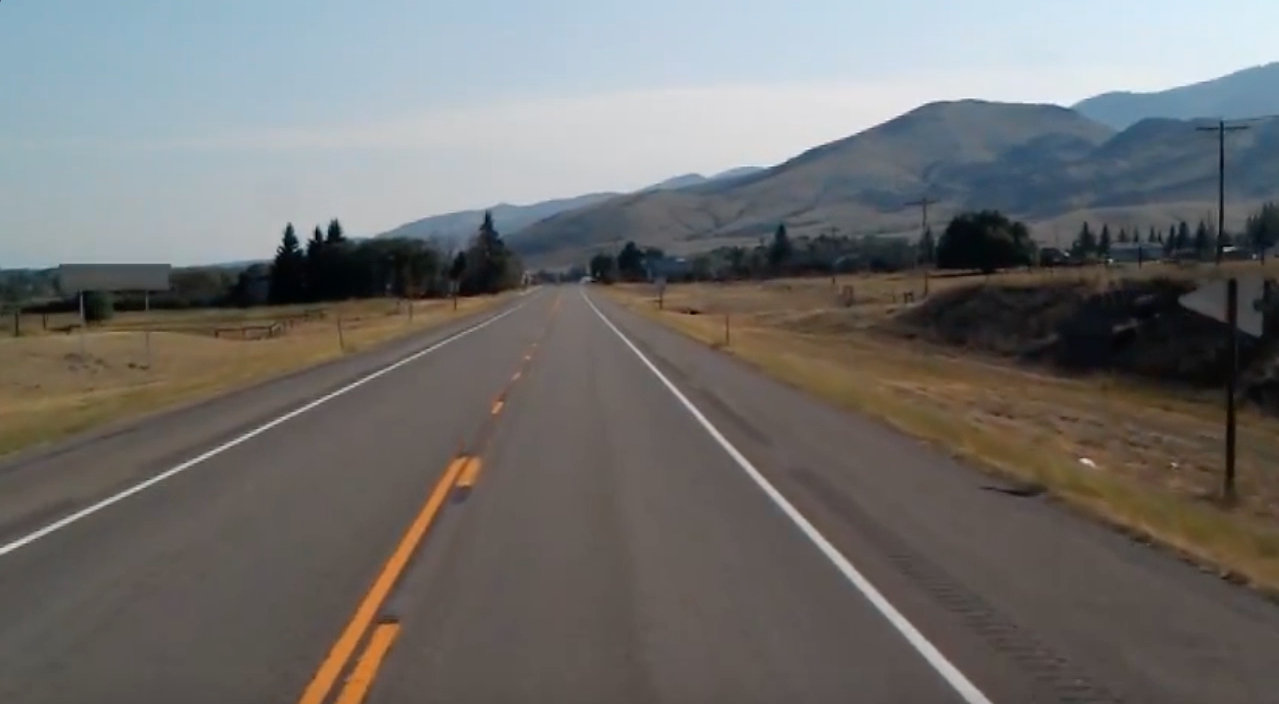
#> input picture Rohan/Images/test_image.jpg, 1279 x 704 px, found by its file name
$ jupyter execute --allow-errors 'Lane Detection.ipynb'
#> lines starting #> are read from the running program, lines starting #| are printed output that depends on the picture; after the words box and inside, x2 and y2 are one past the last pixel; in counts of white or black regions, pixels touching at a corner belong together; pictures that were not available may be replaced by others from this repository, and a replacement may not be noted
[cell 1]
import cv2
import numpy as np

import matplotlib.pyplot as plt

[cell 2]
path = r'C:\Users\ROSHAN\Documents\GitHub\Lane-Detection\Images\test_image.jpg'

image = cv2.imread(path)
#> image is the input picture: shape (704, 1279, 3); mean B, G, R 109.7, 111.3, 112.3

cv2.imshow('result', image)
cv2.waitKey(0)

[cell 3]
#GrayScaling

lane_image = np.copy(image)

gray = cv2.cvtColor(lane_image, cv2.COLOR_RGB2GRAY)
cv2.imshow('result', gray)
cv2.waitKey(0)

[cell 4]
#Reducing Image Noise & Filtering (Gaussian blur)

blur = cv2.GaussianBlur(gray , (5,5), 0)
cv2.imshow('result', blur)
cv2.waitKey(0)

[cell 5]
#Canny edge detection itself applies gaussian filters

canny = cv2.Canny(blur ,50 , 150)
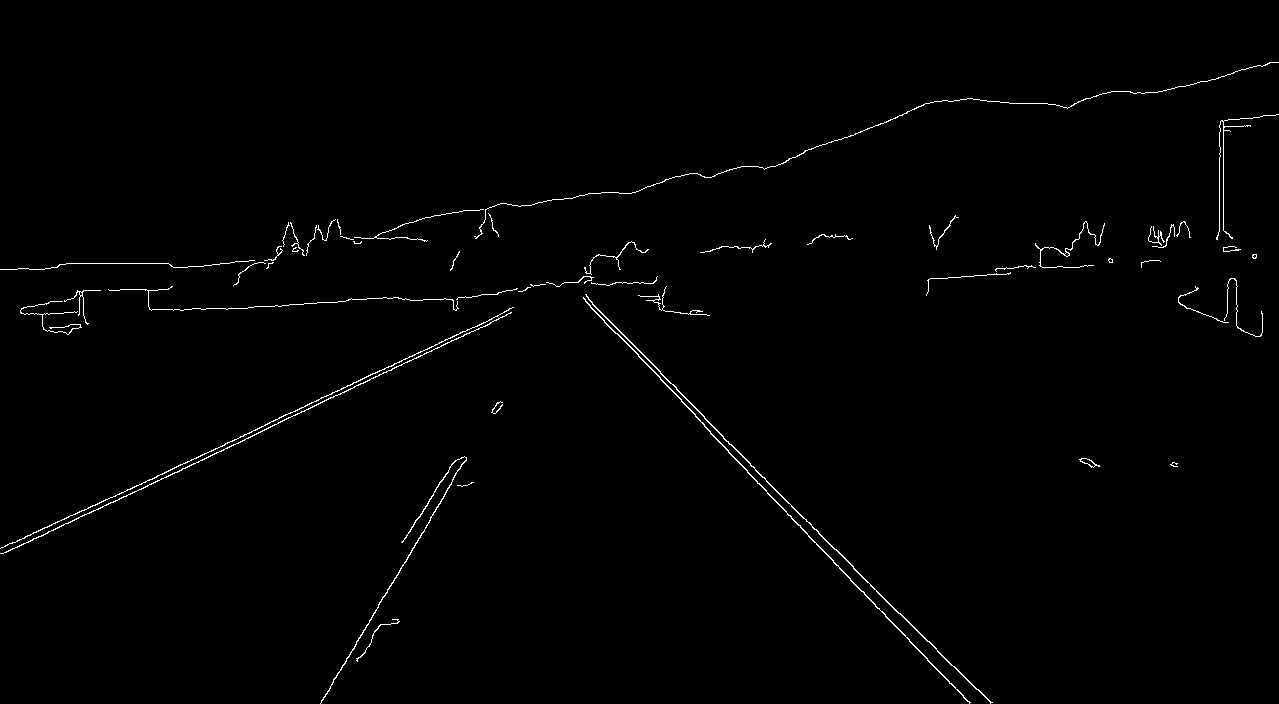
#> canny: shape (704, 1279); 0.91% white in thin lines or dots

cv2.imshow('result', canny)
cv2.waitKey(0)

[cell 6]
lane_image = np.copy(image)  #Ensure making copies when making arrays

[cell 7]
def canny(image):

    gray = cv2.cvtColor(image, cv2.COLOR_RGB2GRAY)
    blur = cv2.GaussianBlur(gray , (5,5), 0)
    canny = cv2.Canny(blur ,50 , 150)

    return canny

plt.imshow(canny(lane_image))
plt.show()

[cell 8]
canny1 = canny(lane_image)

[cell 9]
canny1

[cell 10]
def region_of_interest(image):

    height = image.shape[0]

    polygons = np.array([[(200, height),(1100 , height), (550 , 250)]])  #Creating a triangular mask

    mask = np.zeros_like(image)  #Black pixels

    cv2.fillPoly(mask , polygons , 255) #Fill mask with triangle dimensions as white(255)

    return mask

cv2.imshow('result', region_of_interest(canny1))
#> in region_of_interest, `cv2.fillPoly(mask , polygons , 255)`: mask: shape (704, 1279); 22.7% white; 1 white region, box (x1, y1, x2, y2) and area: (200, 250, 1100, 704) 204575
cv2.waitKey(0)

[cell 11]
def region_of_interest_masked(image):

    height = image.shape[0]

    polygons = np.array([[(200, height),(1100 , height), (550 , 250)]])  #Creating a triangular mask

    mask = np.zeros_like(image)  #Black pixels

    cv2.fillPoly(mask , polygons , 255) #Fill mask with triangle dimensions as white(255)

    mask = cv2.bitwise_and(image , mask)

    return mask

cv2.imshow('result', region_of_interest_masked(canny1))
#> in region_of_interest_masked, `mask = cv2.bitwise_and(image , mask)`:
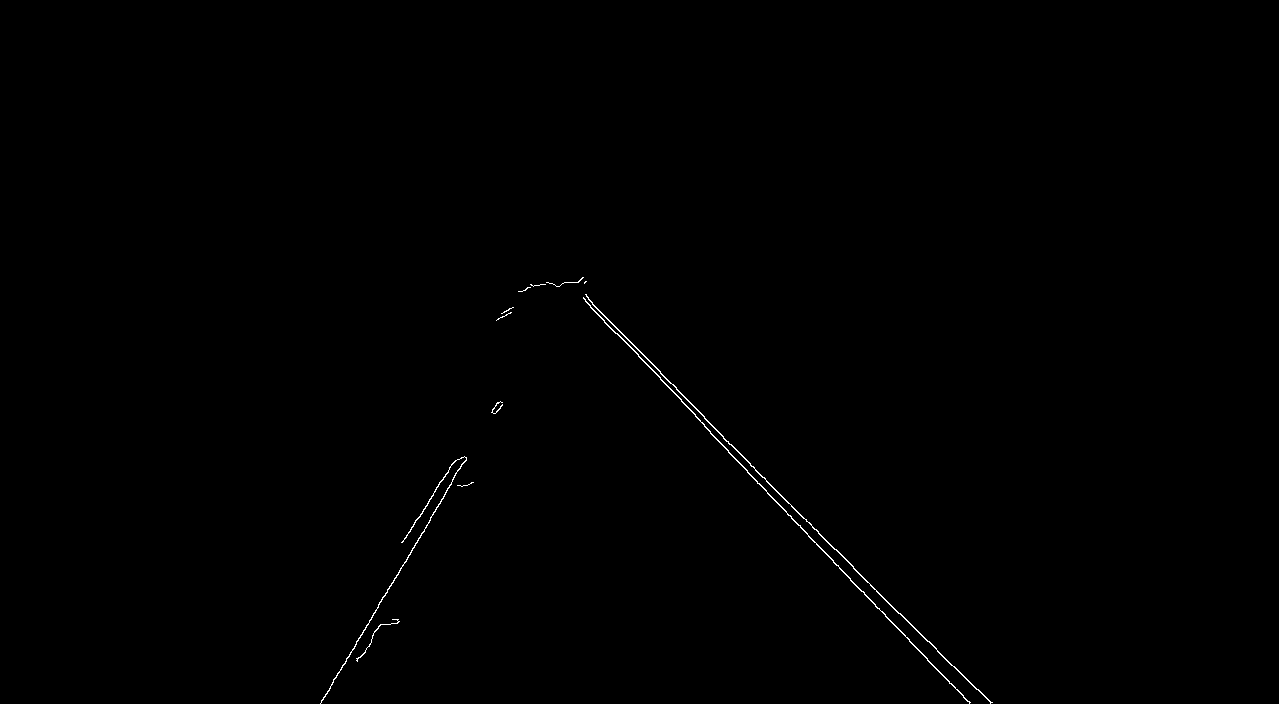
#> mask: shape (704, 1279); 0.26% white in thin lines or dots, all inside (x1, y1, x2, y2) = (320, 277, 993, 704)
cv2.waitKey(0)

[cell 12]
cropped_image = region_of_interest_masked(canny1)

[cell 13]
lines = cv2.HoughLinesP(cropped_image , 2 , np.pi/180 , 100 , np.array([]), minLineLength = 40 , maxLineGap = 5)
#> lines = 13 rows, first 6: [704, 418, 927, 641], [704, 426, 791, 516], [320, 703, 445, 494], [585, 301, 663, 381], [630, 341, 670, 383], [794, 520, 861, 591]

#averaged_lines = average_slope_intercept()

[cell 14]
def display_lines(image, lines):

    line_image = np.zeros_like(image)

    if lines is not None:

        for line in lines:

            x1 , y1, x2, y2 = line.reshape(4)
            cv2.line(line_image, (x1, y1) ,(x2,y2), (255,0,0), 10)

    return line_image

line_image = display_lines(lane_image , lines)
#> the loop in display_lines, `for line in lines: ` made 13 passes
#> (x1, y1, x2, y2) on passes 1 to 12: (704, 418, 927, 641), (704, 426, 791, 516), (320, 703, 445, 494), (585, 301, 663, 381), (630, 341, 670, 383), (794, 520, 861, 591), (659, 371, 704, 416), (870, 599, 939, 672), (767, 493, 807, 534), (423, 509, 454, 461), (940, 653, 991, 702), (824, 551, 879, 609)


cv2.imshow('result', line_image)
cv2.waitKey(0)
#> Out = 113

[cell 15]
def make_cordinates(image , line_parameters):

    slope , intercept = line_parameters

    y1 = image.shape[0]

    y2  = int(y1*(3/5))

    x1 = int((y1 - intercept)/slope)

    x2 = int((y2 - intercept)/slope)

    return np.array([x1, y1 , x2 , y2])

def average_slope_intercept(image , lines):

    left_fit = []
    right_fit = []

    for line in lines:

        x1, y1 , x2 , y2 = line.reshape(4)

        parameters = np.polyfit((x1 , x2), (y1, y2), 1)

        slope = parameters[0]

        intercept = parameters[1]

        if slope < 0:

            left_fit.append((slope , intercept))
        else:

            right_fit.append((slope , intercept))

    left_fit_average = np.average(left_fit , axis = 0)
    right_fit_average = np.average(right_fit , axis = 0)

    left_line = make_cordinates(image , left_fit_average)

    right_line = make_cordinates(image , right_fit_average)

    return np.array([left_line , right_line])


averaged_lines = average_slope_intercept(lane_image , lines)
#> the loop in average_slope_intercept, `for line in lines: ` made 13 passes
#> (x1, y1, x2, y2, slope, intercept) on passes 1 to 12: (704, 418, 927, 641, 1, -286), (704, 426, 791, 516, 1.03, -302.3), (320, 703, 445, 494, -1.67, 1238), (585, 301, 663, 381, 1.03, -299), (630, 341, 670, 383, 1.05, -320.5), (794, 520, 861, 591, 1.06, -321.4), (659, 371, 704, 416, 1, -288), (870, 599, 939, 672, 1.06, -321.4), (767, 493, 807, 534, 1.03, -293.2), (423, 509, 454, 461, -1.55, 1164), (940, 653, 991, 702, 0.961, -250.1), (824, 551, 879, 609, 1.05, -317.9)
#> after the loop in average_slope_intercept, `for line in lines:`: left_fit = [(-1.67, 1238), (-1.55, 1164)]; right_fit = [(1, -286), (1.03, -302.3), (1.03, -299), (1.05, -320.5), (1.06, -321.4), (1, -288), (1.06, -321.4), (1.03, -293.2), (0.961, -250.1), (1.05, -317.9), (1, -287)]
#> in average_slope_intercept, `left_fit_average = np.average(left_fit , axis = 0)`: left_fit_average = [-1.61, 1201]
#> in average_slope_intercept, `right_fit_average = np.average(right_fit , axis = 0)`: right_fit_average = [1.02, -298.8]
#> in make_cordinates, `slope , intercept = line_parameters`: slope = -1.61; intercept = 1201
#> in make_cordinates, `x1 = int((y1 - intercept)/slope)`: x1 = 308
#> in make_cordinates, `x2 = int((y2 - intercept)/slope)`: x2 = 483
#> in average_slope_intercept, `left_line = make_cordinates(image , left_fit_average)`: left_line = [308, 704, 483, 422]
#> in average_slope_intercept, `right_line = make_cordinates(image , right_fit_average)`: right_line = [978, 704, 703, 422]
#> averaged_lines = [[308, 704, 483, 422], [978, 704, 703, 422]]

[cell 16]
def display_lines(image, lines):

    line_image = np.zeros_like(image)

    if lines is not None:

        for line in lines:

            x1 , y1, x2, y2 = line.reshape(4)
            cv2.line(line_image, (x1, y1) ,(x2,y2), (255,0,0), 10)

    return line_image

line_image = display_lines(lane_image , averaged_lines)
#> the loop in display_lines, `for line in lines: ` made 2 passes

combo_image = cv2.addWeighted(lane_image , 0.8, line_image , 1, 1)
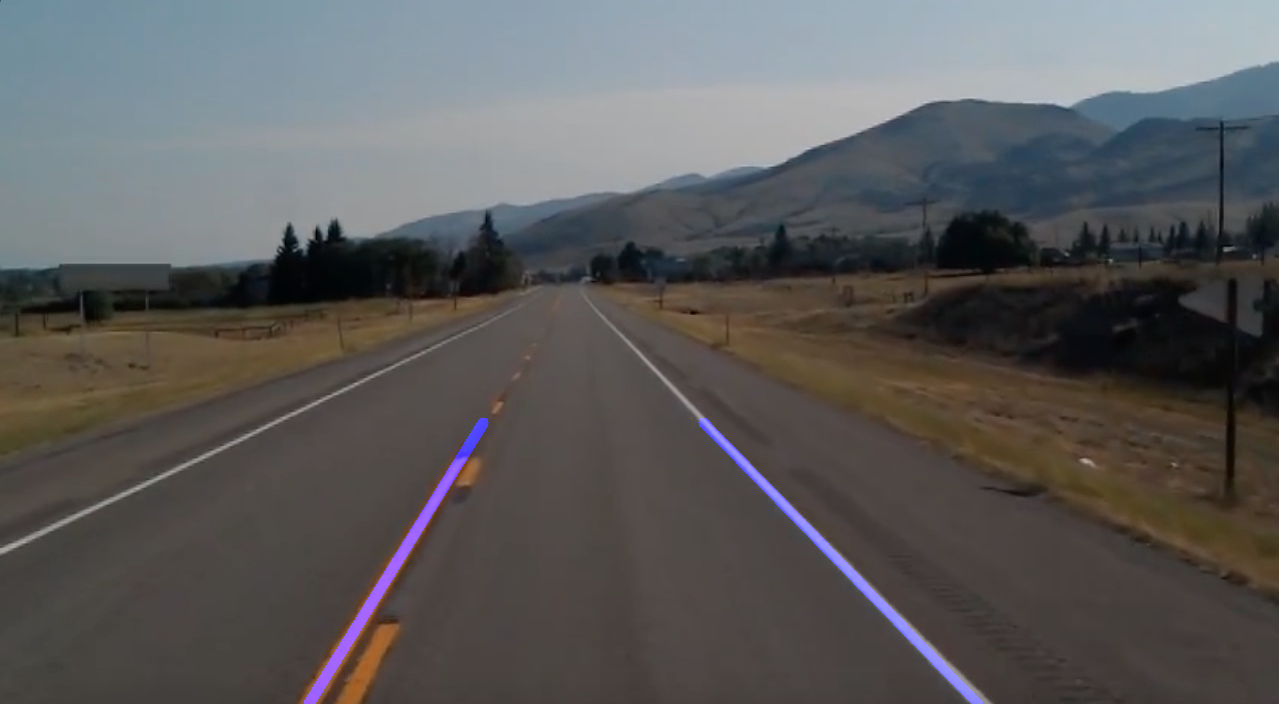
#> combo_image: shape (704, 1279, 3); mean B, G, R 90.1, 90, 90.8
cv2.imshow('result', combo_image)
cv2.waitKey(0)
#> Out = 113

[cell 17]
combo_image = cv2.addWeighted(lane_image , 0.8, line_image , 1, 1)

cv2.imshow('result', combo_image)
cv2.waitKey(0)
#> Out = 113
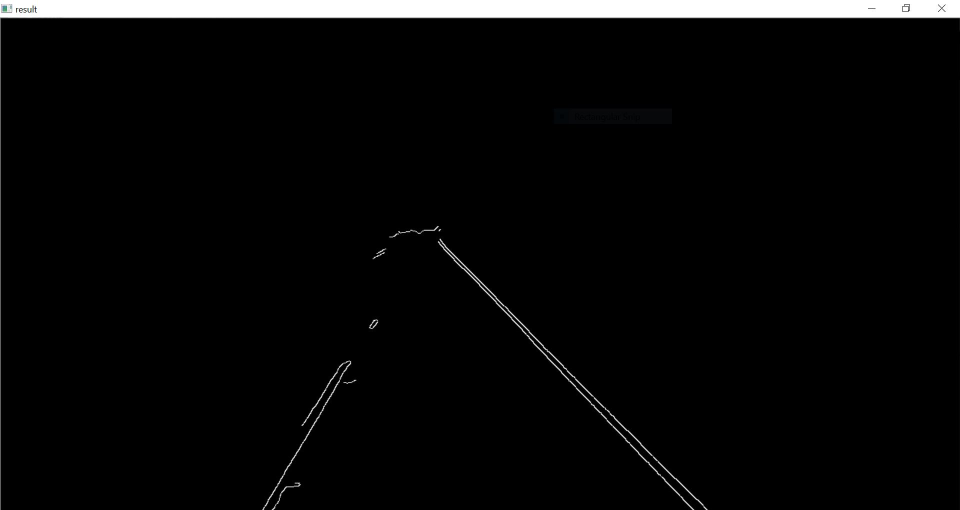
#> input picture Images/Croppes.JPG, 1920 x 1020 px, given in place of test2.mp4, which was not available (shown at 1/2 size)
#> further down, frame is the input picture: shape (1020, 1920, 3); mean B, G, R 9.7, 9.7, 9.7

[cell 18]
#VIDEO

cap = cv2.VideoCapture(r'C:\Users\ROSHAN\Lane Detection\Videos\test2.mp4')

#> (the rest of this cell did not finish here and is left out)

#> in canny (call 3), `canny = cv2.Canny(blur ,50 , 150)`: canny: shape (1020, 1920); 0.5% white in thin lines or dots

    cropped_image = region_of_interest_masked(canny1)
#> in region_of_interest_masked (call 3), `cv2.fillPoly(mask , polygons , 255)`: mask: shape (1020, 1920); 17.7% white; 1 white region, box (x1, y1, x2, y2) and area: (200, 250, 1101, 1020) 347270
#> in region_of_interest_masked (call 3), `mask = cv2.bitwise_and(image , mask)`:
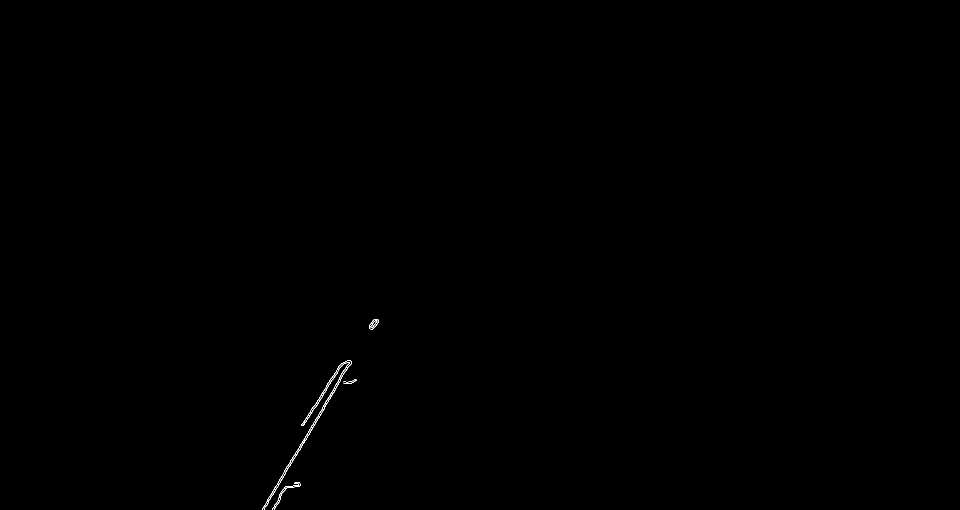
#> mask: shape (1020, 1920) (shown at 1/2 size); 0.09% white in thin lines or dots, all inside (x1, y1, x2, y2) = (524, 638, 757, 1020)
#> `lines = cv2.HoughLinesP(cropped_image , 2 , np.pi/180 , 100 , np.array..`: lines = [[580, 925, 632, 836], [579, 932, 648, 817], [606, 884, 679, 756], [537, 1002, 610, 880], [534, 1000, 567, 947], [643, 787, 682, 727], [608, 849, 650, 783], [667, 785, 689, 743], [554, 967, 587, 911]]
    lines = cv2.HoughLinesP(cropped_image , 2 , np.pi/180 , 100 , np.array([]), minLineLength = 40 , maxLineGap = 5)

    averaged_lines = average_slope_intercept(lane_image , lines)
#> the loop in average_slope_intercept (call 2), `for line in lines: ` made 9 passes
#> (x1, y1, x2, y2, slope, intercept) on passes 1 to 9: (580, 925, 632, 836, -1.71, 1917.7), (579, 932, 648, 817, -1.67, 1897), (606, 884, 679, 756, -1.75, 1946.6), (537, 1002, 610, 880, -1.67, 1899.5), (534, 1000, 567, 947, -1.61, 1857.6), (643, 787, 682, 727, -1.54, 1776.2), (608, 849, 650, 783, -1.57, 1804.4), (667, 785, 689, 743, -1.91, 2058.4), (554, 967, 587, 911, -1.7, 1907.1)
    line_image = display_lines(lane_image , averaged_lines)

    combo_image = cv2.addWeighted(lane_image , 0.8, line_image , 1, 1)

    cv2.imshow('result', combo_image)

    if cv2.waitKey(10) & 0xFF== ord('q'):

        break

cap.release()
cv2.destroyAllWindows()
